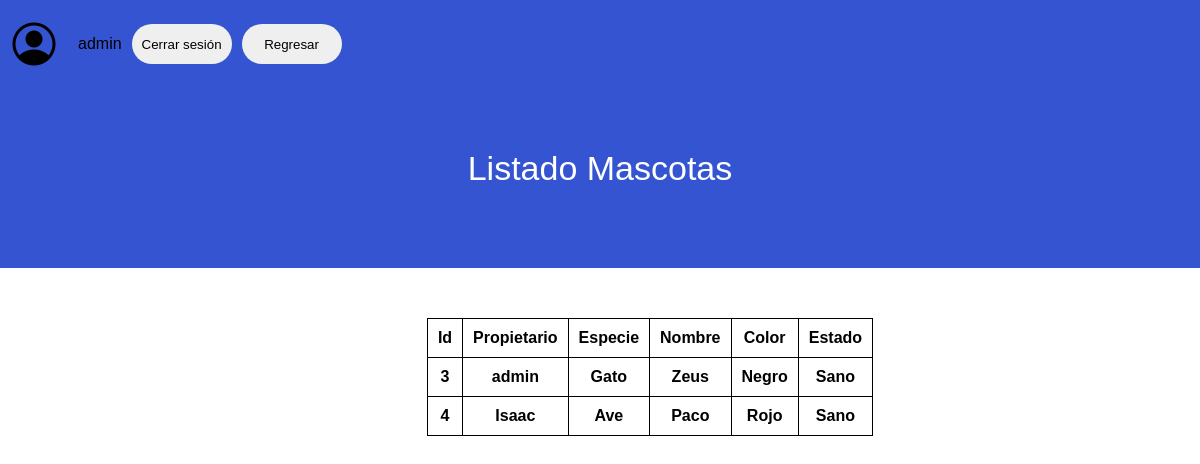
The app's page /MVC-PHP/model/admin/listado_mascotas.php (signed in) with its own data.
### tables this page shows
CREATE TABLE `usuarios` (
  `id_usuario` int(11) NOT NULL,
  `nombre` varchar(45) NOT NULL,
  `apellido` varchar(45) NOT NULL,
  `direccion` varchar(60) NOT NULL,
  `email` varchar(50) NOT NULL,
  `tipo_usuario` int(11) NOT NULL,
  `numero_tar` varchar(20) NOT NULL,
  `estado` int(11) DEFAULT NULL,
  `password` varchar(45) NOT NULL,
  `telefono` varchar(11) NOT NULL
);

CREATE TABLE `mascotas_clientes` (
  `id_mascota` int(11) NOT NULL,
  `id_propietario` int(11) NOT NULL,
  `tipo_mascota` int(11) NOT NULL,
  `nombre_mascota` varchar(45) NOT NULL,
  `color` varchar(45) NOT NULL,
  `estado` int(11) NOT NULL
);

CREATE TABLE `tipo_mascota` (
  `id_tipo_masc` int(11) NOT NULL,
  `tipo_masc` varchar(45) NOT NULL
);

CREATE TABLE `estados` (
  `id_estado` int(11) NOT NULL,
  `estado` varchar(45) NOT NULL
);

### MVC-PHP/model/admin/listado_mascotas.php (the view, shortened to what this page needs)
<?php
require_once("../../db/connection.php");
$sql = "SELECT * FROM usuarios, tipo_usuario WHERE email = '" . $_SESSION['email'] . "' AND usuarios.tipo_usuario = tipo_usuario.id_tipo_usuario";
$usuarios = mysqli_query($mysqli, $sql);
$usua = mysqli_fetch_assoc($usuarios);
?>
<?php
	$sql_estados = "SELECT mascotas_clientes.id_mascota, usuarios.nombre, tipo_mascota.tipo_masc, mascotas_clientes.nombre_mascota, mascotas_clientes.color, estados.estado
	FROM mascotas_clientes
	INNER JOIN usuarios ON mascotas_clientes.id_propietario = usuarios.id_usuario
	INNER JOIN tipo_mascota ON mascotas_clientes.tipo_mascota = tipo_mascota.id_tipo_masc
	INNER JOIN estados ON mascotas_clientes.estado = estados.id_estado;";
	$query_estado = mysqli_query($mysqli, $sql_estados);
	$row_estado = mysqli_fetch_assoc($query_estado);
?>
<!DOCTYPE html>
<html lang="en">
	<head>
		<link rel="stylesheet" href="estilos2.css">
	</head>
	<body>
		<div class="session_container">
			<form method="POST">
				<div class="session_buttons">
					<img src="./img/icons8-user-48.png" alt="">
					<p><?php echo $usua['nombre'] ?></p>
					<input type="submit" value="Cerrar sesión" name="btncerrar" />
					<input type="submit" formaction="./index.php" value="Regresar" />
				</div>
			</form>
		</div>
		<section class="title">
			<h1>Listado Mascotas</h1>
		</section>
		<div class="formulario">
			<div class="formulario_info">
				<table class="tabla">
					<tr>
						<th>Id</th>
						<th>Propietario</th>
						<th>Especie</th>
						<th>Nombre</th>
						<th>Color</th>
						<th>Estado</th>
					</tr>
					<?php
						do {
					?>
					<tr>
						<th><?php echo($row_estado['id_mascota'])?></th>
						<th><?php echo($row_estado['nombre'])?></th>
						<th><?php echo($row_estado['tipo_masc'])?></th>
						<th><?php echo($row_estado['nombre_mascota'])?></th>
						<th><?php echo($row_estado['color'])?></th>
						<th><?php echo($row_estado['estado'])?></th>
					</tr>
					<?php
						}while($row_estado = mysqli_fetch_assoc($query_estado));
					?>
				</table>
			</div>
		</div>
	</body>
</html>

### MVC-PHP/model/admin/estilos2.css (style rules this page uses)
* { margin: 0; padding: 0; box-sizing: border-box; }
body { font-family: sans-serif; }
img { max-width: 100%; }
.session_container { padding-top: 20px; background-color: #3454d1; }
.session_container .session_buttons { display: flex; align-items: center; }
.session_container .session_buttons img { margin-right: 10px; margin-left: 10px; }
.session_container .session_buttons p { margin-right: 10px; margin-left: 10px; }
.session_container .session_buttons input { cursor: pointer; margin-right: 10px; background-color: #efefef; border: none; border-radius: 20px; width: 100px; height: 40px; color: #000; }
.title { width: 100%; background: #3454d1; height: 200px; display: flex; align-items: center; justify-content: center; }
.title h1 { color: #fff; font-size: 34px; font-weight: 200; text-align: center; }
.formulario { display: flex; position: relative; justify-content: center; top: 50px; }
.formulario_info { padding-bottom: 10px; position: relative; left: 50px; display: flex; flex-direction: column; }
.tabla, th, td { border: 1px solid black; border-collapse: collapse; }
.tabla th { padding: 10px; }

### records on screen
usuarios: nombre "admin"
mascotas_clientes: id_mascota "3", id_propietario.nombre "admin", tipo_mascota.tipo_masc "Gato", nombre_mascota "Zeus", color "Negro", estado.estado "Sano"
mascotas_clientes: id_mascota "4", id_propietario.nombre "Isaac", tipo_mascota.tipo_masc "Ave", nombre_mascota "Paco", color "Rojo", estado.estado "Sano"
